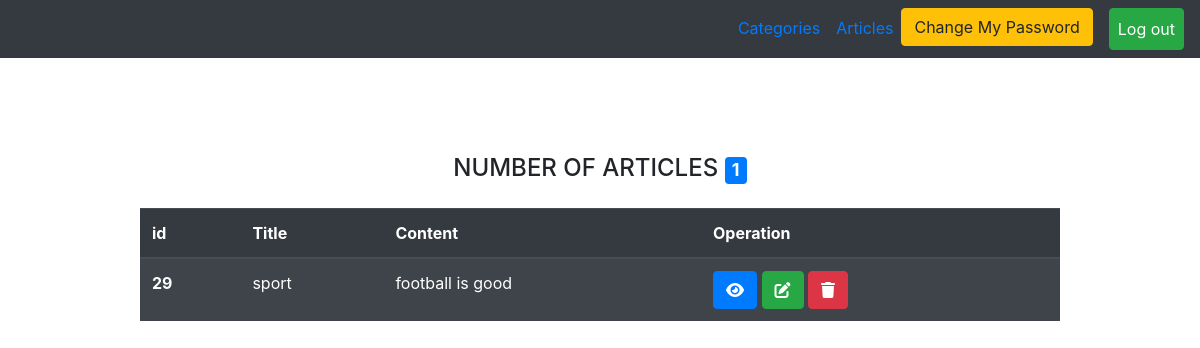
The page /posts.php (signed in) on the database its author committed.
### tables this page shows
CREATE TABLE `posts` (
  `post_id` int(11) NOT NULL,
  `title` varchar(255) NOT NULL,
  `description` varchar(255) NOT NULL,
  `status` enum('0','1') DEFAULT '1',
  `user_id` int(11) NOT NULL,
  `category_id` int(11) NOT NULL,
  `created_at` timestamp NULL DEFAULT NULL,
  `updated_at` timestamp NULL DEFAULT NULL
);

### posts.php (the view, shortened to what this page needs)
<?php
include("users.php");
if (isset($_SESSION['userlogin'])) {
    $page = "All";
    if ($page == "All") {
        $statment = $connect->prepare("select * from posts");
        $statment->execute();
        $usercount = $statment->rowcount();
        $result = $statment->fetchall();
?>
        <div class="container mt-5 ">
            <div class="row">
                <div class="col-md-10 m-auto pt-5">
                    <div>
                        <h4 class="text-center mb-4">NUMBER OF ARTICLES
                            <span class="badge badge-primary"><?php echo $usercount ?></span>
                        </h4>
                        <table class="table table-striped table-dark ">
                            <thead>
                                <tr>
                                    <th scope="col">id</th>
                                    <th scope="col">Title</th>
                                    <th scope="col">Content</th>
                                    <th scope="col">Operation</th>
                                </tr>
                            </thead>
                            <tbody>
                                <?php
                                foreach ($result as $item) {
                                ?>
                                    <tr>
                                        <th scope="row"><?php echo $item['post_id'] ?></th>
                                        <td><?php echo $item['title'] ?></td>
                                        <td><?php echo $item['description'] ?></td>
                                        <td>
                                            <a href="?page=show&post_id=<?php echo $item['post_id'] ?>" class="btn btn-primary"><i class="fa-solid fa-eye"></i></a>
                                            <a href="?page=edit&post_id=<?php echo $item['post_id'] ?>" class="btn btn-success"><i class="fa-solid fa-pen-to-square"></i></a>
                                            <a href="?page=delete&post_id=<?php echo $item['post_id'] ?>" class="btn btn-danger"><i class="fa-solid fa-trash"></i></a>
                                        </td>
                                    </tr>
                                <?php
                                }
                                ?>
                            </tbody>
                        </table>
                    </div>
                </div>
            </div>
        </div>
    <?php
    } else if ($page == "show") {
        if (isset($_GET['post_id'])) {
            $post_id = $_GET['post_id'];
        }
        $statment = $connect->prepare("select * from posts where post_id =?");
        $statment->execute(array($post_id));
        $item = $statment->fetch();
    ?>
        <div class="container mt-5 pt-5">
            <div class="row">
                <div class="col-md-10 m-auto">
                    <table class="table table-striped table-dark">
                        <thead>
                            <tr>
                                <th scope="col">Title</th>
                                <th scope="col">Content</th>
                                <th scope="col">Created_at</th>
                                <th scope="col">Updated_at</th>
                                <th scope="col">Operation</th>
                            </tr>
                        </thead>
                        <tbody>
                            <tr>
                                <td><?php echo $item['title'] ?></td>
                                <td><?php echo $item['description'] ?></td>
                                <td><?php echo $item['created_at'] ?></td>
                                <td><?php echo $item['updated_at'] ?></td>
                                <td>
                                    <a href="posts.php" class="btn btn-success"><i class="fa-solid fa-house"></i></a>
                            </tr>
                        </tbody>
                    </table>
                </div>
            </div>
        </div>
    <?php
    } else if ($page == "delete") {
        if (isset($_GET['post_id'])) {
            $post_id = $_GET['post_id'];
        }
        $statment = $connect->prepare("delete from posts where  post_id=?");
        $statment->execute(array($post_id));
        $_SESSION['message'] = "deleted sucessfully";
        header("Location:posts.php");
    }else if ($page == "edit") {
        if (isset($_GET['post_id'])) {
            $post_id = $_GET['post_id'];
        }
        $statment = $connect->prepare("select * from posts where post_id=?");
        $statment->execute(array($post_id));
        $result = $statment->fetch();
    ?>
        <div class="container mt-5">
            <div class="row">
                <div class="col-md-10 m-auto">
                    <h4 class="text-center mt-4">UPDATE ARTICLE PAGE</h4>
                    <form action="?page=saveupdate" method="post">
                        <input type="hidden" name="oldid" value="<?php echo $result['post_id'] ?>" class="form-control mb-4">
                        <label>TITLE</label>
                        <input type="text" name="title" value="<?php echo $result['title'] ?>" class="form-control mb-4">
                        <label>CONTENT</label>
                        <input type="text" name="desc" value="<?php echo $result['description'] ?>" class="form-control mb-4">
                        <input type="submit" class="form-control  btn btn-success" value="UPDATE POST">
                    </form>
                </div>
            </div>
        </div>
    <?php
    } else if ($page == "saveupdate") {
        if ($_SERVER['REQUEST_METHOD'] == "POST") {
            $oldid = $_POST['oldid'];
            $title = $_POST['title'];
            $desc = $_POST['desc'];
        }
        try {
            $statment = $connect->prepare("UPDATE posts
        SET title=?,description=?,updated_at=now()
        WHERE post_id=?");
            $statment->execute(array( $title, $desc,$oldid));
            $_SESSION['message'] = "UPDATED SUCESSFULLY";
            header("Location:posts.php");
        } catch (PDOException $e) {
            echo "<h4 class='text-center alert alert-danger'>DUPLICATED IN VALUES</h4>";
            header("Refresh:20;url=posts.php?page=edit&post_id=$oldid");
        }
    }
    ?>
<?php
} else {
    $_SESSION['message'] = "Please Login First";
    header("Location:login.php");
}
?>

### rows shown on the page
posts: post_id "29", title "sport", description "football is good"

### other values the page prints
$usercount "1"
